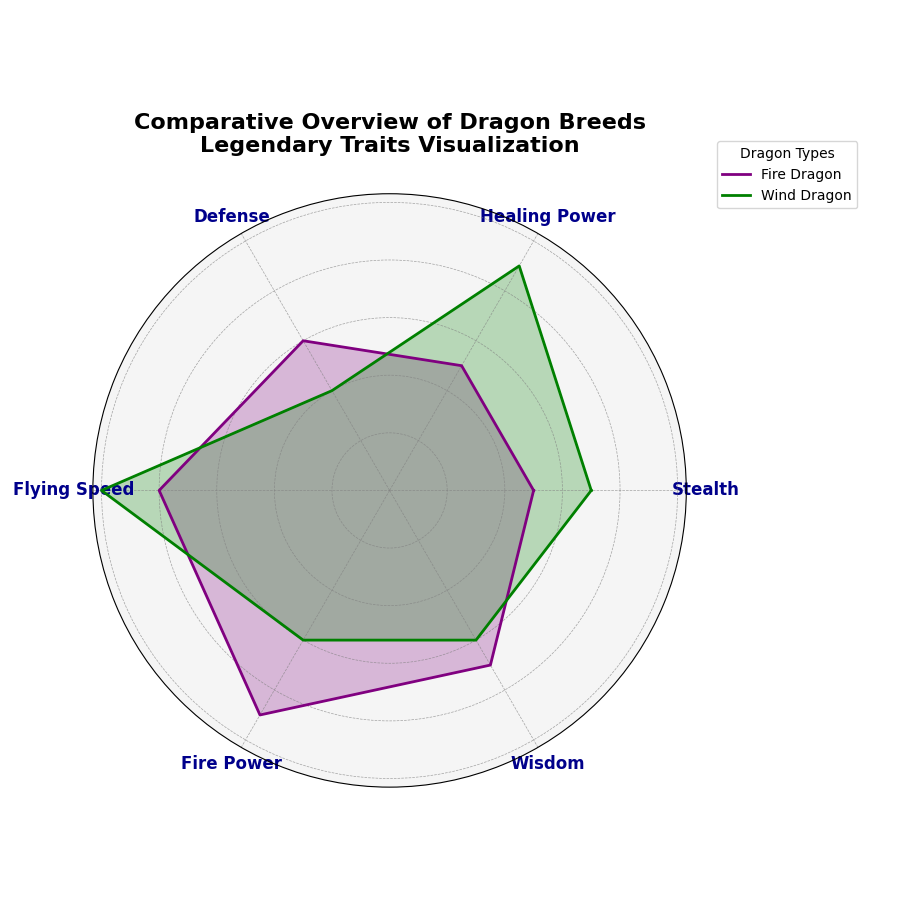

This figure's Python source:
import matplotlib.pyplot as plt
import numpy as np

attributes = ['Stealth', 'Healing Power', 'Defense', 'Flying Speed', 'Fire Power', 'Wisdom']
n_attributes = len(attributes)

fire_dragon = [5, 5, 6, 8, 9, 7]
wind_dragon = [7, 9, 4, 10, 6, 6]
#watter_dragon and earth_dragon have been removed

for dragon in [fire_dragon, wind_dragon]:
    dragon += dragon[:1]

angles = np.linspace(0, 2 * np.pi, n_attributes, endpoint=False).tolist()
angles += angles[:1]

fig, ax = plt.subplots(figsize=(9, 9), subplot_kw=dict(polar=True))

colors = ['purple', 'green']
dragon_names = ['Fire Dragon', 'Wind Dragon']
dragon_data = [fire_dragon, wind_dragon]

for idx, dragon in enumerate(dragon_data):
    ax.plot(angles, dragon, color=colors[idx], linewidth=2, linestyle='solid', label=dragon_names[idx])
    ax.fill(angles, dragon, color=colors[idx], alpha=0.25)

plt.xticks(angles[:-1], attributes, fontsize=12, fontweight='bold', color='darkblue')

ax.set_facecolor('whitesmoke')
ax.grid(color='gray', linestyle='--', linewidth=0.5, alpha=0.7)
ax.set_yticklabels([])

plt.legend(loc='upper right', bbox_to_anchor=(1.3, 1.1), title='Dragon Types', fontsize=10)

plt.title('Comparative Overview of Dragon Breeds\nLegendary Traits Visualization', size=16, fontweight='bold', pad=30, color='black')

plt.tight_layout()

plt.show()
